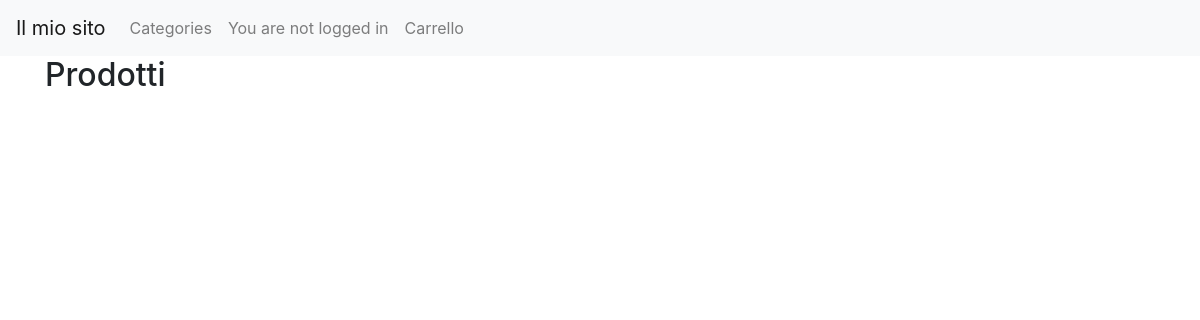
The page /page_categoria.php?id=1 on the database as committed earlier.
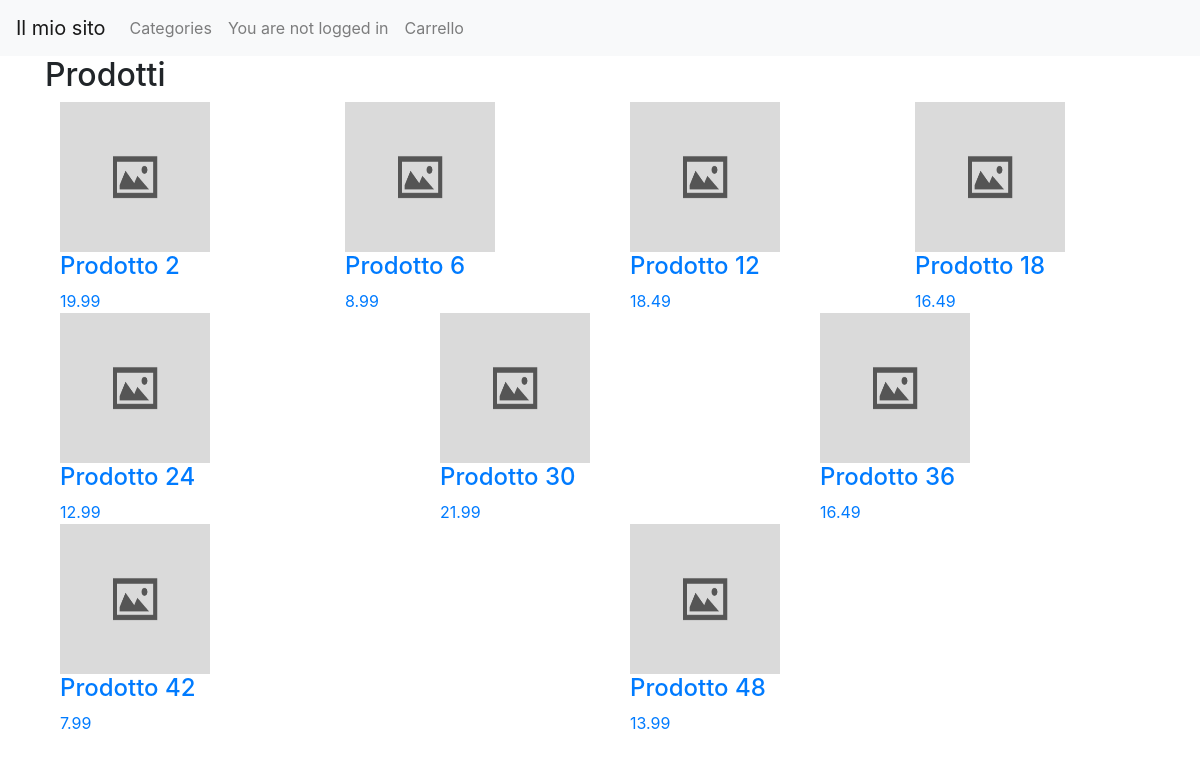
The same page on the database as committed later.
### tables this page shows
CREATE TABLE `appartiene` (
  `ID` int(11) NOT NULL,
  `idProdotto` int(11) DEFAULT NULL,
  `idCategoria` int(11) DEFAULT NULL
);

CREATE TABLE `prodotto` (
  `ID` int(11) NOT NULL,
  `nome` varchar(255) DEFAULT NULL,
  `descrizione` text DEFAULT NULL,
  `prezzo` decimal(10,2) DEFAULT NULL,
  `quantita` int(11) DEFAULT NULL,
  `img_path` varchar(255) NOT NULL
);

### classi/db_connection.php (called while the page is built, shortened)
<?php
class Database {
    private $servername = "localhost";
    private $username = "root";
    private $password = "";
    private $dbname = "ecommerce";
    private $conn;
    private function __construct() {
        $this->conn = new mysqli($this->servername, $this->username, $this->password, $this->dbname);
    }
    function read_table($table, $where = null, $type_where=null) {
        $sql = "SELECT * FROM $table";
        if ($where !== null) {
            $sql .= " WHERE ";
            $params = [];
            foreach ($where as $field => $value) {
                $sql .= "$field = ? AND ";
                $params[] = $value;
            }
            $sql = substr($sql, 0, -5);
            $conn = $this->conn;
            $stmt = $conn->prepare($sql);
            if($type_where==null)
                $s= str_repeat('s', count($params));
            else
                $s=$type_where;
            $stmt->bind_param($s, ...$params);
        } else {
            $conn = $this->conn;
            $stmt = $conn->prepare($sql);
        }
        $stmt->execute();
        $result = $stmt->get_result();
        return $result;
    }
}
?>

### classi/prodotto.php (the view, shortened to what this page needs)
<?php
class Prodotto {
    private $id;
    private $nome;
    private $prezzo;
    private $path;
    public function __construct($id, $nome, $descrizione, $prezzo, $quantita, $path) {
        $this->id = $id;
        $this->nome = $nome;
        $this->prezzo = $prezzo;
        if($path){
            $this->path = $path;
        }
        else{
            $this->path="default-image.jpg";
        }
    }
    public function showProdHome(){
        $s="<a href='page_prodotto.php?id=$this->id'><div class='col'><img src='img/$this->path' width='150' height='150'>";
        $s.="<br><h4>$this->nome</h4>   $this->prezzo</div></a>";
        return $s;
    }
}
?>

### page_categoria.php (shortened to what this page needs)
<?php
require_once("classi/db_connection.php");
require_once("classi/prodotto.php");
require_once("classi/navbar.php");
$db=Database::getInstance() ;
if(isset($_SESSION['id']) && $_SESSION['id']!="") {
    $navbar = new NavBar($_SESSION['id']);
} else {
    $navbar = new NavBar();
}
$id_categoria=$_GET['id'];
$index=0;
?>
<!DOCTYPE html>
<html lang="en">
<head>
    <link rel="stylesheet" href="https://stackpath.bootstrapcdn.com/bootstrap/4.3.1/css/bootstrap.min.css">
</head>
<body>
    <?php
        echo $navbar->showNavbar();
    ?>
    <div class="container">
        <h2>Prodotti</h2>
        <div class="row">
            <?php
            $where=array(
                "appartiene.idCategoria"=>$id_categoria
            );
            $result=$db->read_table("prodotto join appartiene on prodotto.ID=appartiene.idProdotto", $where, "i");
            while($row=$result->fetch_assoc()){
                $prodotto= new Prodotto(
                    $row['idProdotto'],
                    $row['nome'],
                    $row['descrizione'],
                    $row['prezzo'],
                    $row['quantita'],
                    $row['img_path']
                );
                echo "<div class='col'>";
                echo $prodotto->showProdHome();
                echo "</div>";
                if(($index) == 3){
                    echo "</div><div class='row'>";
                    $index = 0;
                }
                $index++;
            }
            ?>
        </div>
</body>
</html>

### classi/navbar.php
<?php
class NavBar{
    private $id_user;
    public function __construct($id_user=null) {
        $this->id_user = $id_user;
    }
    public function  showNavbar(){
        $s='<nav class="navbar navbar-expand-lg navbar-light bg-light">
        <a class="navbar-brand" href="home.php">Il mio sito</a>
        <button class="navbar-toggler" type="button" data-toggle="collapse" data-target="#navbarNav" aria-controls="navbarNav" aria-expanded="false" aria-label="Toggle navigation">
            <span class="navbar-toggler-icon"></span>
        </button>
        <div class="collapse navbar-collapse" id="navbarNav">
            <ul class="navbar-nav">
                <li class="nav-item">
                    <a class="nav-link" href="page_categorie.php">Categories</a>
                </li>
                <li class="nav-item">';
        if($this->id_user){
            $s.="<a class='nav-link' href='profilo.php?id=".$this->id_user."'>Profile</a>";
            $s.= "<li  class='nav-item'>";
            $s.= "<a class='nav-link' href='script/logout.php'>Log out</a> ";
            $s.= "</li>";
        }
        else{
            $s.="<a class='nav-link' href='login.php'>You are not logged in  </a>";
        }
        $s.=' <li class="nav-item">
        <a class="nav-link" href="page_carrello.php">Carrello</a>
    </li></ul></div></nav>';
        return $s;
    }
}

Rows that differ between the two databases and show on the page:
added appartiene: idProdotto.nome "Prodotto 2", idProdotto.prezzo "19.99"
added appartiene: idProdotto.nome "Prodotto 6", idProdotto.prezzo "8.99"
now on this page (row edited): appartiene: idProdotto.nome "Prodotto 12", idProdotto.prezzo "18.49"
added appartiene: idProdotto.nome "Prodotto 18", idProdotto.prezzo "16.49"
added appartiene: idProdotto.nome "Prodotto 24", idProdotto.prezzo "12.99"
added appartiene: idProdotto.nome "Prodotto 30", idProdotto.prezzo "21.99"
added appartiene: idProdotto.nome "Prodotto 36", idProdotto.prezzo "16.49"
added appartiene: idProdotto.nome "Prodotto 42", idProdotto.prezzo "7.99"
added appartiene: idProdotto.nome "Prodotto 48", idProdotto.prezzo "13.99"
